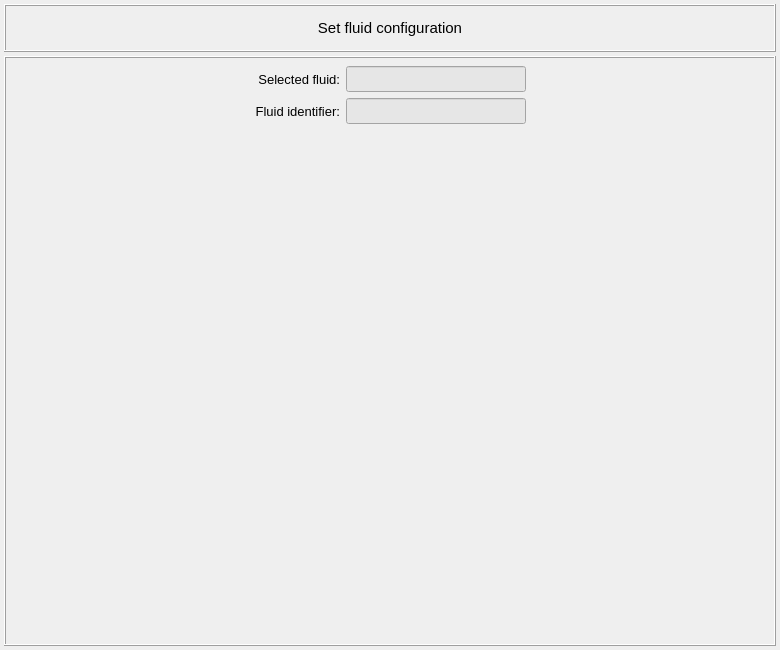
<?xml version="1.0" encoding="UTF-8"?>
<ui version="4.0">
 <class>Dialog</class>
 <widget class="QDialog" name="Dialog">
  <property name="geometry">
   <rect>
    <x>0</x>
    <y>0</y>
    <width>780</width>
    <height>650</height>
   </rect>
  </property>
  <property name="minimumSize">
   <size>
    <width>600</width>
    <height>300</height>
   </size>
  </property>
  <property name="maximumSize">
   <size>
    <width>1000</width>
    <height>720</height>
   </size>
  </property>
  <property name="windowTitle">
   <string>Dialog</string>
  </property>
  <layout class="QGridLayout" name="gridLayout">
   <property name="leftMargin">
    <number>4</number>
   </property>
   <property name="topMargin">
    <number>4</number>
   </property>
   <property name="rightMargin">
    <number>4</number>
   </property>
   <property name="bottomMargin">
    <number>4</number>
   </property>
   <property name="spacing">
    <number>4</number>
   </property>
   <item row="1" column="0">
    <widget class="QFrame" name="frame_main_widget">
     <property name="minimumSize">
      <size>
       <width>0</width>
       <height>0</height>
      </size>
     </property>
     <property name="maximumSize">
      <size>
       <width>16777215</width>
       <height>16777215</height>
      </size>
     </property>
     <property name="frameShape">
      <enum>QFrame::Box</enum>
     </property>
     <property name="frameShadow">
      <enum>QFrame::Raised</enum>
     </property>
     <layout class="QGridLayout" name="gridLayout_3">
      <property name="leftMargin">
       <number>2</number>
      </property>
      <property name="topMargin">
       <number>2</number>
      </property>
      <property name="rightMargin">
       <number>2</number>
      </property>
      <property name="bottomMargin">
       <number>2</number>
      </property>
      <property name="spacing">
       <number>2</number>
      </property>
      <item row="1" column="0">
       <widget class="QScrollArea" name="scrollArea_table_of_fluids">
        <property name="frameShape">
         <enum>QFrame::NoFrame</enum>
        </property>
        <property name="widgetResizable">
         <bool>true</bool>
        </property>
        <widget class="QWidget" name="scrollAreaWidgetContents">
         <property name="geometry">
          <rect>
           <x>0</x>
           <y>0</y>
           <width>764</width>
           <height>510</height>
          </rect>
         </property>
        </widget>
       </widget>
      </item>
      <item row="0" column="0">
       <widget class="QFrame" name="frame_2">
        <property name="minimumSize">
         <size>
          <width>400</width>
          <height>0</height>
         </size>
        </property>
        <property name="maximumSize">
         <size>
          <width>16777215</width>
          <height>80</height>
         </size>
        </property>
        <property name="frameShape">
         <enum>QFrame::NoFrame</enum>
        </property>
        <property name="frameShadow">
         <enum>QFrame::Raised</enum>
        </property>
        <property name="lineWidth">
         <number>1</number>
        </property>
        <layout class="QGridLayout" name="gridLayout_4">
         <property name="leftMargin">
          <number>6</number>
         </property>
         <property name="topMargin">
          <number>6</number>
         </property>
         <property name="rightMargin">
          <number>6</number>
         </property>
         <property name="bottomMargin">
          <number>6</number>
         </property>
         <item row="1" column="1">
          <widget class="QLabel" name="label_4">
           <property name="font">
            <font>
             <family>MS Shell Dlg 2</family>
             <pointsize>10</pointsize>
             <weight>50</weight>
             <bold>false</bold>
            </font>
           </property>
           <property name="text">
            <string>Selected fluid:</string>
           </property>
           <property name="textFormat">
            <enum>Qt::AutoText</enum>
           </property>
           <property name="alignment">
            <set>Qt::AlignRight|Qt::AlignTrailing|Qt::AlignVCenter</set>
           </property>
          </widget>
         </item>
         <item row="1" column="0">
          <spacer name="horizontalSpacer_4">
           <property name="orientation">
            <enum>Qt::Horizontal</enum>
           </property>
           <property name="sizeHint" stdset="0">
            <size>
             <width>40</width>
             <height>20</height>
            </size>
           </property>
          </spacer>
         </item>
         <item row="1" column="3">
          <spacer name="horizontalSpacer_3">
           <property name="orientation">
            <enum>Qt::Horizontal</enum>
           </property>
           <property name="sizeHint" stdset="0">
            <size>
             <width>40</width>
             <height>20</height>
            </size>
           </property>
          </spacer>
         </item>
         <item row="1" column="2">
          <widget class="QLineEdit" name="lineEdit_selected_fluid_name">
           <property name="enabled">
            <bool>false</bool>
           </property>
           <property name="minimumSize">
            <size>
             <width>180</width>
             <height>26</height>
            </size>
           </property>
           <property name="maximumSize">
            <size>
             <width>180</width>
             <height>26</height>
            </size>
           </property>
           <property name="font">
            <font>
             <pointsize>10</pointsize>
            </font>
           </property>
           <property name="focusPolicy">
            <enum>Qt::ClickFocus</enum>
           </property>
           <property name="styleSheet">
            <string notr="true">QLineEdit{background-color: rgb(255, 255, 255); color: rgb(0, 0, 0)}
QLineEdit:disabled {background-color: rgb(230, 230, 230); color: rgb(120, 120, 120)}</string>
           </property>
           <property name="text">
            <string/>
           </property>
           <property name="alignment">
            <set>Qt::AlignCenter</set>
           </property>
          </widget>
         </item>
         <item row="2" column="1">
          <widget class="QLabel" name="label_5">
           <property name="font">
            <font>
             <family>MS Shell Dlg 2</family>
             <pointsize>10</pointsize>
             <weight>50</weight>
             <bold>false</bold>
            </font>
           </property>
           <property name="text">
            <string>Fluid identifier:</string>
           </property>
           <property name="textFormat">
            <enum>Qt::AutoText</enum>
           </property>
           <property name="alignment">
            <set>Qt::AlignRight|Qt::AlignTrailing|Qt::AlignVCenter</set>
           </property>
          </widget>
         </item>
         <item row="2" column="2">
          <widget class="QLineEdit" name="lineEdit_fluid_identifier">
           <property name="enabled">
            <bool>false</bool>
           </property>
           <property name="minimumSize">
            <size>
             <width>180</width>
             <height>26</height>
            </size>
           </property>
           <property name="maximumSize">
            <size>
             <width>180</width>
             <height>26</height>
            </size>
           </property>
           <property name="font">
            <font>
             <pointsize>10</pointsize>
            </font>
           </property>
           <property name="focusPolicy">
            <enum>Qt::ClickFocus</enum>
           </property>
           <property name="styleSheet">
            <string notr="true">QLineEdit{background-color: rgb(255, 255, 255); color: rgb(0, 0, 0)}
QLineEdit:disabled {background-color: rgb(230, 230, 230); color: rgb(120, 120, 120)}</string>
           </property>
           <property name="text">
            <string/>
           </property>
           <property name="alignment">
            <set>Qt::AlignCenter</set>
           </property>
          </widget>
         </item>
        </layout>
       </widget>
      </item>
     </layout>
    </widget>
   </item>
   <item row="0" column="0">
    <widget class="QFrame" name="frame">
     <property name="minimumSize">
      <size>
       <width>400</width>
       <height>48</height>
      </size>
     </property>
     <property name="maximumSize">
      <size>
       <width>16777215</width>
       <height>48</height>
      </size>
     </property>
     <property name="frameShape">
      <enum>QFrame::Box</enum>
     </property>
     <property name="frameShadow">
      <enum>QFrame::Raised</enum>
     </property>
     <property name="lineWidth">
      <number>1</number>
     </property>
     <layout class="QGridLayout" name="gridLayout_2">
      <property name="leftMargin">
       <number>6</number>
      </property>
      <property name="topMargin">
       <number>6</number>
      </property>
      <property name="rightMargin">
       <number>6</number>
      </property>
      <property name="bottomMargin">
       <number>6</number>
      </property>
      <item row="0" column="0">
       <widget class="QLabel" name="label">
        <property name="font">
         <font>
          <family>MS Shell Dlg 2</family>
          <pointsize>11</pointsize>
          <weight>50</weight>
          <bold>false</bold>
         </font>
        </property>
        <property name="text">
         <string>Set fluid configuration</string>
        </property>
        <property name="textFormat">
         <enum>Qt::AutoText</enum>
        </property>
        <property name="alignment">
         <set>Qt::AlignCenter</set>
        </property>
       </widget>
      </item>
     </layout>
    </widget>
   </item>
  </layout>
 </widget>
 <resources/>
 <connections/>
</ui>
